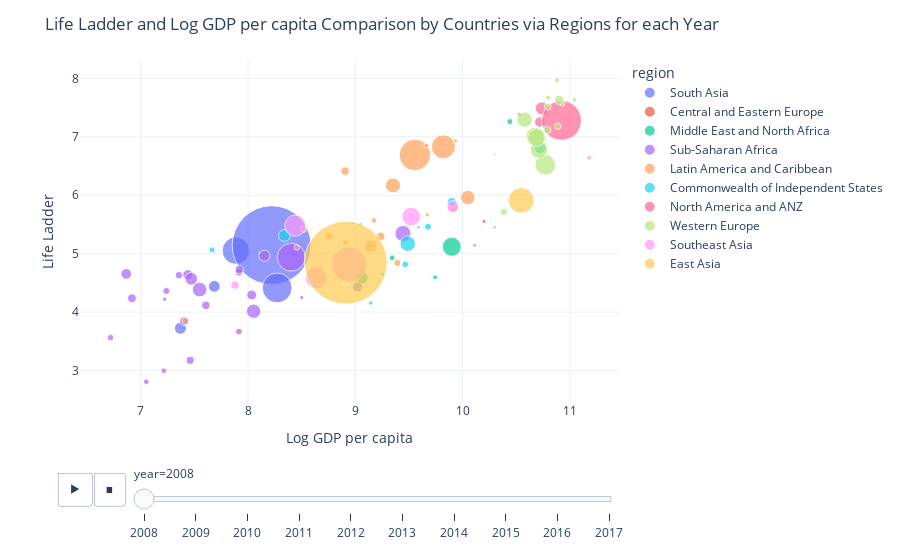

This figure's notebook cell:
### Code cell
fig = px.scatter(pop_df, 
                 x = "Log GDP per capita",
                 y = "Life Ladder",
                 animation_frame = "year",
                 size = "population",
                 template = "plotly_white",
                 color = "region",
                 hover_name = "Country name",
                 size_max=60)
fig.update_layout(title = "Life Ladder and Log GDP per capita Comparison by Countries via Regions for each Year" )

### Figure 1 — Plotly figure (JSON) as saved in the notebook; plotly's stock layout.template omitted (floating-point values rounded to 4 significant figures)
{"data": [{"hovertemplate": "<b>%{hovertext}</b><br><br>region=South Asia<br>year=2008<br>Log GDP per capita=%{x}<br>Life Ladder=%{y}<br>population=%{marker.size}<extra></extra>", "hovertext": ["Afghanistan", "Bangladesh", "India", "Nepal", "Pakistan", "Sri Lanka"], "legendgroup": "South Asia", "marker": {"color": "#636efa", "size": [27722276, 144304167, 1200669765, 26666576, 171648986, 19983984], "sizemode": "area", "sizeref": 385100.0, "symbol": "circle"}, "mode": "markers", "name": "South Asia", "orientation": "v", "showlegend": true, "type": "scatter", "x": [7.37, 7.886, 8.22, 7.686, 8.271, 9.021], "xaxis": "x", "y": [3.724, 5.052, 5.146, 4.441, 4.414, 4.431], "yaxis": "y"}, {"hovertemplate": "<b>%{hovertext}</b><br><br>region=Central and Eastern Europe<br>year=2008<br>Log GDP per capita=%{x}<br>Life Ladder=%{y}<br>population=%{marker.size}<extra></extra>", "hovertext": ["Estonia", "Kosovo", "Latvia", "Lithuania"], "legendgroup": "Central and Eastern Europe", "marker": {"color": "#EF553B", "size": [1337090, 1747383, 2177322, 3198231], "sizemode": "area", "sizeref": 385100.0, "symbol": "circle"}, "mode": "markers", "name": "Central and Eastern Europe", "orientation": "v", "showlegend": true, "type": "scatter", "x": [10.3, 8.981, 10.11, 10.2], "xaxis": "x", "y": [5.452, 5.522, 5.145, 5.554], "yaxis": "y"}, {"hovertemplate": "<b>%{hovertext}</b><br><br>region=Middle East and North Africa<br>year=2008<br>Log GDP per capita=%{x}<br>Life Ladder=%{y}<br>population=%{marker.size}<extra></extra>", "hovertext": ["Iraq", "Israel", "Jordan", "Lebanon", "Saudi Arabia", "Turkey"], "legendgroup": "Middle East and North Africa", "marker": {"color": "#00cc96", "size": [28385746, 7308800, 6556478, 4764741, 25888541, 70418604], "sizemode": "area", "sizeref": 385100.0, "symbol": "circle"}, "mode": "markers", "name": "Middle East and North Africa", "orientation": "v", "showlegend": true, "type": "scatter", "x": [9.063, 10.44, 9.343, 9.743, 10.72, 9.899], "xaxis": "x", "y": [4.59, 7.261, 4.93, 4.595, 6.811, 5.118], "yaxis": "y"}, {"hovertemplate": "<b>%{hovertext}</b><br><br>region=Sub-Saharan Africa<br>year=2008<br>Log GDP per capita=%{x}<br>Life Ladder=%{y}<br>population=%{marker.size}<extra></extra>", "hovertext": ["Benin", "Botswana", "Burkina Faso", "Burundi", "Cameroon", "Chad", "Djibouti", "Ghana", "Kenya", "Liberia", "Madagascar", "Mali", "Mauritania", "Mozambique", "Niger", "Nigeria", "Rwanda", "Senegal", "Sierra Leone", "South Africa", "Tanzania", "Togo", "Uganda", "Zambia", "Zimbabwe"], "legendgroup": "Sub-Saharan Africa", "marker": {"color": "#ab63fa", "size": [8696921, 1915639, 14689725, 8126102, 19252666, 11183588, 816358, 23563825, 39791981, 3607860, 19996473, 14113577, 3296238, 22276596, 15250908, 150269623, 9524534, 12004701, 6133603, 49779471, 41853944, 6083420, 30431736, 12848530, 12379549], "sizemode": "area", "sizeref": 385100.0, "symbol": "circle"}, "mode": "markers", "name": "Sub-Saharan Africa", "orientation": "v", "showlegend": true, "type": "scatter", "x": [7.915, 9.59, 7.403, 6.719, 8.034, 7.356, 8.111, 8.152, 8.052, 7.223, 7.439, 7.607, 8.501, 6.865, 6.918, 8.403, 7.239, 7.916, 7.215, 9.444, 7.549, 7.052, 7.471, 7.918, 7.461], "xaxis": "x", "y": [3.667, 5.451, 3.846, 3.563, 4.292, 4.632, 5.009, 4.965, 4.015, 4.221, 4.64, 4.115, 4.248, 4.654, 4.236, 4.939, 4.363, 4.683, 2.997, 5.346, 4.385, 2.808, 4.569, 4.73, 3.174], "yaxis": "y"}, {"hovertemplate": "<b>%{hovertext}</b><br><br>region=Latin America and Caribbean<br>year=2008<br>Log GDP per capita=%{x}<br>Life Ladder=%{y}<br>population=%{marker.size}<extra></extra>", "hovertext": ["Argentina", "Bolivia", "Brazil", "Chile", "Colombia", "Costa Rica", "Dominican Republic", "Ecuador", "El Salvador", "Guatemala", "Haiti", "Honduras", "Mexico", "Nicaragua", "Panama", "Paraguay", "Peru", "Trinidad and Tobago", "Uruguay"], "legendgroup": "Latin America and Caribbean", "marker": {"color": "#FFA15A", "size": [40080160, 9721454, 192030362, 16708258, 44254975, 4463125, 9458075, 14535739, 6131764, 14006428, 9646580, 7980955, 110815271, 5667432, 3516204, 6081296, 28562317, 1314443, 3340221], "sizemode": "area", "sizeref": 385100.0, "symbol": "circle"}, "mode": "markers", "name": "Latin America and Caribbean", "orientation": "v", "showlegend": true, "type": "scatter", "x": [10.05, 8.756, 9.555, 9.911, 9.351, 9.662, 9.391, 9.236, 8.908, 8.904, 7.417, 8.52, 9.821, 8.454, 9.935, 9.174, 9.142, 10.29, 9.671], "xaxis": "x", "y": [5.961, 5.298, 6.691, 5.789, 6.168, 6.851, 4.842, 5.297, 5.191, 6.414, 3.846, 5.42, 6.829, 5.104, 6.931, 5.57, 5.129, 6.696, 5.664], "yaxis": "y"}, {"hovertemplate": "<b>%{hovertext}</b><br><br>region=Commonwealth of Independent States<br>year=2008<br>Log GDP per capita=%{x}<br>Life Ladder=%{y}<br>population=%{marker.size}<extra></extra>", "hovertext": ["Armenia", "Azerbaijan", "Belarus", "Georgia", "Kazakhstan", "Moldova", "Tajikistan", "Ukraine", "Uzbekistan"], "legendgroup": "Commonwealth of Independent States", "marker": {"color": "#19d3f3", "size": [2907618, 8763400, 9527985, 3848449, 15674000, 3570108, 7209930, 46258200, 27302800], "sizemode": "area", "sizeref": 385100.0, "symbol": "circle"}, "mode": "markers", "name": "Commonwealth of Independent States", "orientation": "v", "showlegend": true, "type": "scatter", "x": [9.256, 9.465, 9.677, 9.144, 9.898, 9.045, 7.665, 9.488, 8.339], "xaxis": "x", "y": [4.652, 4.817, 5.463, 4.156, 5.886, 5.503, 5.064, 5.172, 5.311], "yaxis": "y"}, {"hovertemplate": "<b>%{hovertext}</b><br><br>region=North America and ANZ<br>year=2008<br>Log GDP per capita=%{x}<br>Life Ladder=%{y}<br>population=%{marker.size}<extra></extra>", "hovertext": ["Australia", "Canada", "New Zealand", "United States"], "legendgroup": "North America and ANZ", "marker": {"color": "#FF6692", "size": [21249200, 33247118, 4259800, 304093966], "sizemode": "area", "sizeref": 385100.0, "symbol": "circle"}, "mode": "markers", "name": "North America and ANZ", "orientation": "v", "showlegend": true, "type": "scatter", "x": [10.72, 10.74, 10.53, 10.92], "xaxis": "x", "y": [7.254, 7.486, 7.381, 7.28], "yaxis": "y"}, {"hovertemplate": "<b>%{hovertext}</b><br><br>region=Western Europe<br>year=2008<br>Log GDP per capita=%{x}<br>Life Ladder=%{y}<br>population=%{marker.size}<extra></extra>", "hovertext": ["Austria", "Belgium", "Denmark", "Finland", "France", "Germany", "Iceland", "Ireland", "Italy", "Netherlands", "Norway", "Portugal", "Spain", "Sweden", "United Kingdom"], "legendgroup": "Western Europe", "marker": {"color": "#B6E880", "size": [8321496, 10709973, 5493621, 5313399, 64374984, 82110097, 317414, 4489544, 58826731, 16445593, 4768212, 10558177, 45954106, 9219637, 61806995], "sizemode": "area", "sizeref": 385100.0, "symbol": "circle"}, "mode": "markers", "name": "Western Europe", "orientation": "v", "showlegend": true, "type": "scatter", "x": [10.89, 10.79, 10.88, 10.8, 10.67, 10.77, 10.86, 10.93, 10.71, 10.9, 11.04, 10.38, 10.58, 10.79, 10.69], "xaxis": "x", "y": [7.181, 7.117, 7.971, 7.671, 7.008, 6.522, 6.888, 7.568, 6.78, 7.631, 7.632, 5.717, 7.294, 7.516, 6.986], "yaxis": "y"}, {"hovertemplate": "<b>%{hovertext}</b><br><br>region=Southeast Asia<br>year=2008<br>Log GDP per capita=%{x}<br>Life Ladder=%{y}<br>population=%{marker.size}<extra></extra>", "hovertext": ["Cambodia", "Indonesia", "Malaysia", "Philippines", "Singapore", "Thailand", "Vietnam"], "legendgroup": "Southeast Asia", "marker": {"color": "#FF97FF", "size": [13883834, 235469762, 27236006, 90901965, 4839396, 66530984, 86243413], "sizemode": "area", "sizeref": 385100.0, "symbol": "circle"}, "mode": "markers", "name": "Southeast Asia", "orientation": "v", "showlegend": true, "type": "scatter", "x": [7.879, 8.943, 9.909, 8.634, 11.18, 9.52, 8.44], "xaxis": "x", "y": [4.462, 4.815, 5.807, 4.589, 6.642, 5.636, 5.48], "yaxis": "y"}, {"hovertemplate": "<b>%{hovertext}</b><br><br>region=East Asia<br>year=2008<br>Log GDP per capita=%{x}<br>Life Ladder=%{y}<br>population=%{marker.size}<extra></extra>", "hovertext": ["China", "Japan", "Mongolia"], "legendgroup": "East Asia", "marker": {"color": "#FECB52", "size": [1324655000, 128063000, 2631898], "sizemode": "area", "sizeref": 385100.0, "symbol": "circle"}, "mode": "markers", "name": "East Asia", "orientation": "v", "showlegend": true, "type": "scatter", "x": [8.911, 10.55, 8.904], "xaxis": "x", "y": [4.846, 5.911, 4.493], "yaxis": "y"}], "layout": {"legend": {"itemsizing": "constant", "title": {"text": "region"}, "tracegroupgap": 0}, "margin": {"t": 60}, "sliders": [{"active": 0, "currentvalue": {"prefix": "year="}, "len": 0.9, "pad": {"b": 10, "t": 60}, "steps": [{"args": [["2008"], {"frame": {"duration": 0, "redraw": false}, "fromcurrent": true, "mode": "immediate", "transition": {"duration": 0, "easing": "linear"}}], "label": "2008", "method": "animate"}, {"args": [["2009"], {"frame": {"duration": 0, "redraw": false}, "fromcurrent": true, "mode": "immediate", "transition": {"duration": 0, "easing": "linear"}}], "label": "2009", "method": "animate"}, {"args": [["2010"], {"frame": {"duration": 0, "redraw": false}, "fromcurrent": true, "mode": "immediate", "transition": {"duration": 0, "easing": "linear"}}], "label": "2010", "method": "animate"}, {"args": [["2011"], {"frame": {"duration": 0, "redraw": false}, "fromcurrent": true, "mode": "immediate", "transition": {"duration": 0, "easing": "linear"}}], "label": "2011", "method": "animate"}, {"args": [["2012"], {"frame": {"duration": 0, "redraw": false}, "fromcurrent": true, "mode": "immediate", "transition": {"duration": 0, "easing": "linear"}}], "label": "2012", "method": "animate"}, {"args": [["2013"], {"frame": {"duration": 0, "redraw": false}, "fromcurrent": true, "mode": "immediate", "transition": {"duration": 0, "easing": "linear"}}], "label": "2013", "method": "animate"}, {"args": [["2014"], {"frame": {"duration": 0, "redraw": false}, "fromcurrent": true, "mode": "immediate", "transition": {"duration": 0, "easing": "linear"}}], "label": "2014", "method": "animate"}, {"args": [["2015"], {"frame": {"duration": 0, "redraw": false}, "fromcurrent": true, "mode": "immediate", "transition": {"duration": 0, "easing": "linear"}}], "label": "2015", "method": "animate"}, {"args": [["2016"], {"frame": {"duration": 0, "redraw": false}, "fromcurrent": true, "mode": "immediate", "transition": {"duration": 0, "easing": "linear"}}], "label": "2016", "method": "animate"}, {"args": [["2017"], {"frame": {"duration": 0, "redraw": false}, "fromcurrent": true, "mode": "immediate", "transition": {"duration": 0, "easing": "linear"}}], "label": "2017", "method": "animate"}], "x": 0.1, "xanchor": "left", "y": 0, "yanchor": "top"}], "title": {"text": "Life Ladder and Log GDP per capita Comparison by Countries via Regions for each Year"}, "updatemenus": [{"buttons": [{"args": [null, {"frame": {"duration": 500, "redraw": false}, "fromcurrent": true, "mode": "immediate", "transition": {"duration": 500, "easing": "linear"}}], "label": "&#9654;", "method": "animate"}, {"args": [[null], {"frame": {"duration": 0, "redraw": false}, "fromcurrent": true, "mode": "immediate", "transition": {"duration": 0, "easing": "linear"}}], "label": "&#9724;", "method": "animate"}], "direction": "left", "pad": {"r": 10, "t": 70}, "showactive": false, "type": "buttons", "x": 0.1, "xanchor": "right", "y": 0, "yanchor": "top"}], "xaxis": {"anchor": "y", "domain": [0, 1], "title": {"text": "Log GDP per capita"}}, "yaxis": {"anchor": "x", "domain": [0, 1], "title": {"text": "Life Ladder"}}}}
